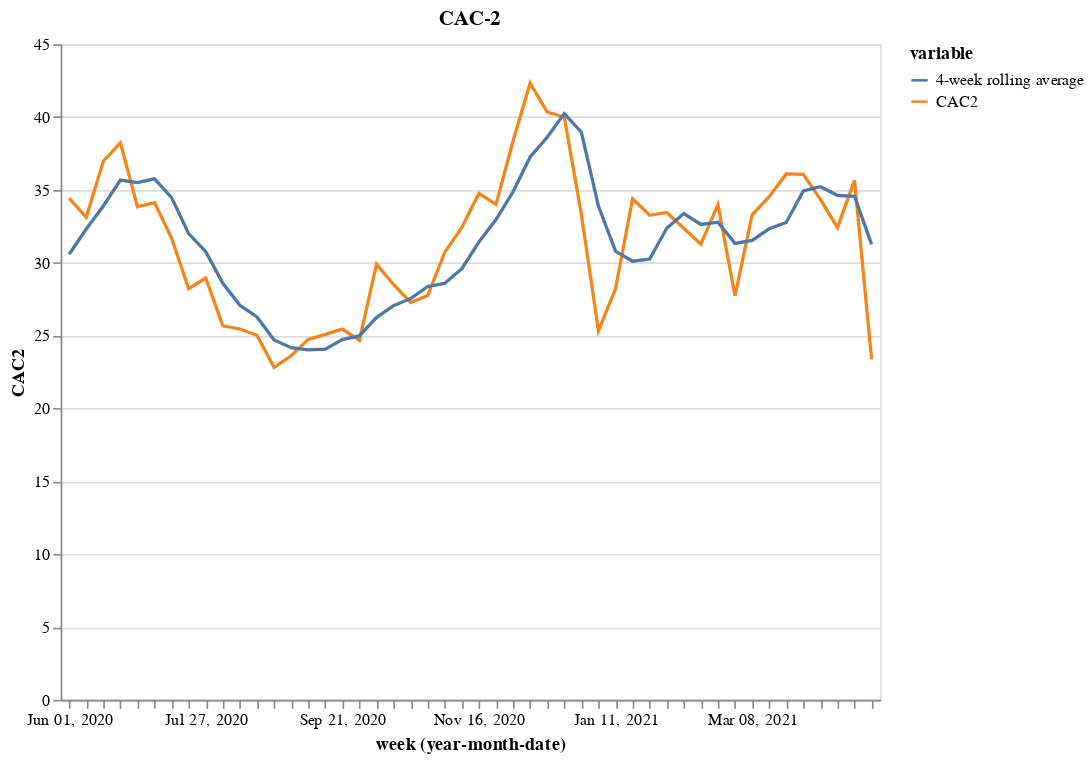

Source (notebook cell):
### Code cell
df = pd.read_csv("baseline.csv")

df = pd.pivot_table(
    df, values=["sum"], index=["week"], columns=["label"], aggfunc=np.sum
).reset_index()
df.columns = ["week", "KYCc", "ftMAU", "spend"]

df.index = pd.to_datetime(df["week"])

df["CAC2"] = df["spend"] / df["KYCc"]
df["4-week rolling average"] = (
    df["spend"].rolling(4).mean() / df["KYCc"].rolling(4).mean()
)

df = df.loc[:, ["week", "CAC2", "4-week rolling average"]]

df = pd.melt(df, id_vars=["week"])

alt.Chart(df.loc[df["week"] >= "2020-06-01", :]).mark_line().encode(
    x="yearmonthdate(week):O",
    y=alt.Y("value:Q", axis=alt.Axis(title="CAC2")),
    color="variable:N",
).properties(width=500, height=400, title="CAC-2")

### Figure 1 — Vega-Lite specification as saved in the notebook (floating-point values rounded to 4 significant figures)
{"config": {"view": {"continuousWidth": 400, "continuousHeight": 300}}, "data": {"name": "data-c19710bcacb180d25118cb8ad246b3e7"}, "mark": "line", "encoding": {"color": {"type": "nominal", "field": "variable"}, "x": {"type": "ordinal", "field": "week", "timeUnit": "yearmonthdate"}, "y": {"type": "quantitative", "axis": {"title": "CAC2"}, "field": "value"}}, "height": 400, "title": "CAC-2", "width": 500, "$schema": "https://vega.github.io/schema/vega-lite/v4.8.1.json", "datasets": {"data-c19710bcacb180d25118cb8ad246b3e7": [{"week": "2020-06-01 00:00:00", "variable": "CAC2", "value": 34.42}, {"week": "2020-06-08 00:00:00", "variable": "CAC2", "value": 33.12}, {"week": "2020-06-15 00:00:00", "variable": "CAC2", "value": 36.97}, {"week": "2020-06-22 00:00:00", "variable": "CAC2", "value": 38.23}, {"week": "2020-06-29 00:00:00", "variable": "CAC2", "value": 33.85}, {"week": "2020-07-06 00:00:00", "variable": "CAC2", "value": 34.13}, {"week": "2020-07-13 00:00:00", "variable": "CAC2", "value": 31.68}, {"week": "2020-07-20 00:00:00", "variable": "CAC2", "value": 28.22}, {"week": "2020-07-27 00:00:00", "variable": "CAC2", "value": 28.95}, {"week": "2020-08-03 00:00:00", "variable": "CAC2", "value": 25.68}, {"week": "2020-08-10 00:00:00", "variable": "CAC2", "value": 25.46}, {"week": "2020-08-17 00:00:00", "variable": "CAC2", "value": 25.03}, {"week": "2020-08-24 00:00:00", "variable": "CAC2", "value": 22.83}, {"week": "2020-08-31 00:00:00", "variable": "CAC2", "value": 23.62}, {"week": "2020-09-07 00:00:00", "variable": "CAC2", "value": 24.74}, {"week": "2020-09-14 00:00:00", "variable": "CAC2", "value": 25.09}, {"week": "2020-09-21 00:00:00", "variable": "CAC2", "value": 25.45}, {"week": "2020-09-28 00:00:00", "variable": "CAC2", "value": 24.68}, {"week": "2020-10-05 00:00:00", "variable": "CAC2", "value": 29.91}, {"week": "2020-10-12 00:00:00", "variable": "CAC2", "value": 28.51}, {"week": "2020-10-19 00:00:00", "variable": "CAC2", "value": 27.27}, {"week": "2020-10-26 00:00:00", "variable": "CAC2", "value": 27.75}, {"week": "2020-11-02 00:00:00", "variable": "CAC2", "value": 30.73}, {"week": "2020-11-09 00:00:00", "variable": "CAC2", "value": 32.44}, {"week": "2020-11-16 00:00:00", "variable": "CAC2", "value": 34.76}, {"week": "2020-11-23 00:00:00", "variable": "CAC2", "value": 34.0}, {"week": "2020-11-30 00:00:00", "variable": "CAC2", "value": 38.36}, {"week": "2020-12-07 00:00:00", "variable": "CAC2", "value": 42.33}, {"week": "2020-12-14 00:00:00", "variable": "CAC2", "value": 40.35}, {"week": "2020-12-21 00:00:00", "variable": "CAC2", "value": 39.99}, {"week": "2020-12-28 00:00:00", "variable": "CAC2", "value": 33.33}, {"week": "2021-01-04 00:00:00", "variable": "CAC2", "value": 25.33}, {"week": "2021-01-11 00:00:00", "variable": "CAC2", "value": 28.21}, {"week": "2021-01-18 00:00:00", "variable": "CAC2", "value": 34.4}, {"week": "2021-01-25 00:00:00", "variable": "CAC2", "value": 33.26}, {"week": "2021-02-01 00:00:00", "variable": "CAC2", "value": 33.45}, {"week": "2021-02-08 00:00:00", "variable": "CAC2", "value": 32.37}, {"week": "2021-02-15 00:00:00", "variable": "CAC2", "value": 31.28}, {"week": "2021-02-22 00:00:00", "variable": "CAC2", "value": 33.99}, {"week": "2021-03-01 00:00:00", "variable": "CAC2", "value": 27.73}, {"week": "2021-03-08 00:00:00", "variable": "CAC2", "value": 33.29}, {"week": "2021-03-15 00:00:00", "variable": "CAC2", "value": 34.53}, {"week": "2021-03-22 00:00:00", "variable": "CAC2", "value": 36.1}, {"week": "2021-03-29 00:00:00", "variable": "CAC2", "value": 36.07}, {"week": "2021-04-05 00:00:00", "variable": "CAC2", "value": 34.35}, {"week": "2021-04-12 00:00:00", "variable": "CAC2", "value": 32.41}, {"week": "2021-04-19 00:00:00", "variable": "CAC2", "value": 35.66}, {"week": "2021-04-26 00:00:00", "variable": "CAC2", "value": 23.38}, {"week": "2020-06-01 00:00:00", "variable": "4-week rolling average", "value": 30.59}, {"week": "2020-06-08 00:00:00", "variable": "4-week rolling average", "value": 32.32}, {"week": "2020-06-15 00:00:00", "variable": "4-week rolling average", "value": 33.9}, {"week": "2020-06-22 00:00:00", "variable": "4-week rolling average", "value": 35.67}, {"week": "2020-06-29 00:00:00", "variable": "4-week rolling average", "value": 35.51}, {"week": "2020-07-06 00:00:00", "variable": "4-week rolling average", "value": 35.76}, {"week": "2020-07-13 00:00:00", "variable": "4-week rolling average", "value": 34.47}, {"week": "2020-07-20 00:00:00", "variable": "4-week rolling average", "value": 32.0}, {"week": "2020-07-27 00:00:00", "variable": "4-week rolling average", "value": 30.76}, {"week": "2020-08-03 00:00:00", "variable": "4-week rolling average", "value": 28.59}, {"week": "2020-08-10 00:00:00", "variable": "4-week rolling average", "value": 27.08}, {"week": "2020-08-17 00:00:00", "variable": "4-week rolling average", "value": 26.28}, {"week": "2020-08-24 00:00:00", "variable": "4-week rolling average", "value": 24.7}, {"week": "2020-08-31 00:00:00", "variable": "4-week rolling average", "value": 24.17}, {"week": "2020-09-07 00:00:00", "variable": "4-week rolling average", "value": 24.03}, {"week": "2020-09-14 00:00:00", "variable": "4-week rolling average", "value": 24.08}, {"week": "2020-09-21 00:00:00", "variable": "4-week rolling average", "value": 24.73}, {"week": "2020-09-28 00:00:00", "variable": "4-week rolling average", "value": 24.99}, {"week": "2020-10-05 00:00:00", "variable": "4-week rolling average", "value": 26.24}, {"week": "2020-10-12 00:00:00", "variable": "4-week rolling average", "value": 27.06}, {"week": "2020-10-19 00:00:00", "variable": "4-week rolling average", "value": 27.54}, {"week": "2020-10-26 00:00:00", "variable": "4-week rolling average", "value": 28.37}, {"week": "2020-11-02 00:00:00", "variable": "4-week rolling average", "value": 28.6}, {"week": "2020-11-09 00:00:00", "variable": "4-week rolling average", "value": 29.59}, {"week": "2020-11-16 00:00:00", "variable": "4-week rolling average", "value": 31.42}, {"week": "2020-11-23 00:00:00", "variable": "4-week rolling average", "value": 32.96}, {"week": "2020-11-30 00:00:00", "variable": "4-week rolling average", "value": 34.88}, {"week": "2020-12-07 00:00:00", "variable": "4-week rolling average", "value": 37.26}, {"week": "2020-12-14 00:00:00", "variable": "4-week rolling average", "value": 38.61}, {"week": "2020-12-21 00:00:00", "variable": "4-week rolling average", "value": 40.24}, {"week": "2020-12-28 00:00:00", "variable": "4-week rolling average", "value": 38.96}, {"week": "2021-01-04 00:00:00", "variable": "4-week rolling average", "value": 33.89}, {"week": "2021-01-11 00:00:00", "variable": "4-week rolling average", "value": 30.8}, {"week": "2021-01-18 00:00:00", "variable": "4-week rolling average", "value": 30.11}, {"week": "2021-01-25 00:00:00", "variable": "4-week rolling average", "value": 30.25}, {"week": "2021-02-01 00:00:00", "variable": "4-week rolling average", "value": 32.37}, {"week": "2021-02-08 00:00:00", "variable": "4-week rolling average", "value": 33.38}, {"week": "2021-02-15 00:00:00", "variable": "4-week rolling average", "value": 32.63}, {"week": "2021-02-22 00:00:00", "variable": "4-week rolling average", "value": 32.78}, {"week": "2021-03-01 00:00:00", "variable": "4-week rolling average", "value": 31.33}, {"week": "2021-03-08 00:00:00", "variable": "4-week rolling average", "value": 31.54}, {"week": "2021-03-15 00:00:00", "variable": "4-week rolling average", "value": 32.33}, {"week": "2021-03-22 00:00:00", "variable": "4-week rolling average", "value": 32.76}, {"week": "2021-03-29 00:00:00", "variable": "4-week rolling average", "value": 34.94}, {"week": "2021-04-05 00:00:00", "variable": "4-week rolling average", "value": 35.22}, {"week": "2021-04-12 00:00:00", "variable": "4-week rolling average", "value": 34.63}, {"week": "2021-04-19 00:00:00", "variable": "4-week rolling average", "value": 34.55}, {"week": "2021-04-26 00:00:00", "variable": "4-week rolling average", "value": 31.26}]}}
